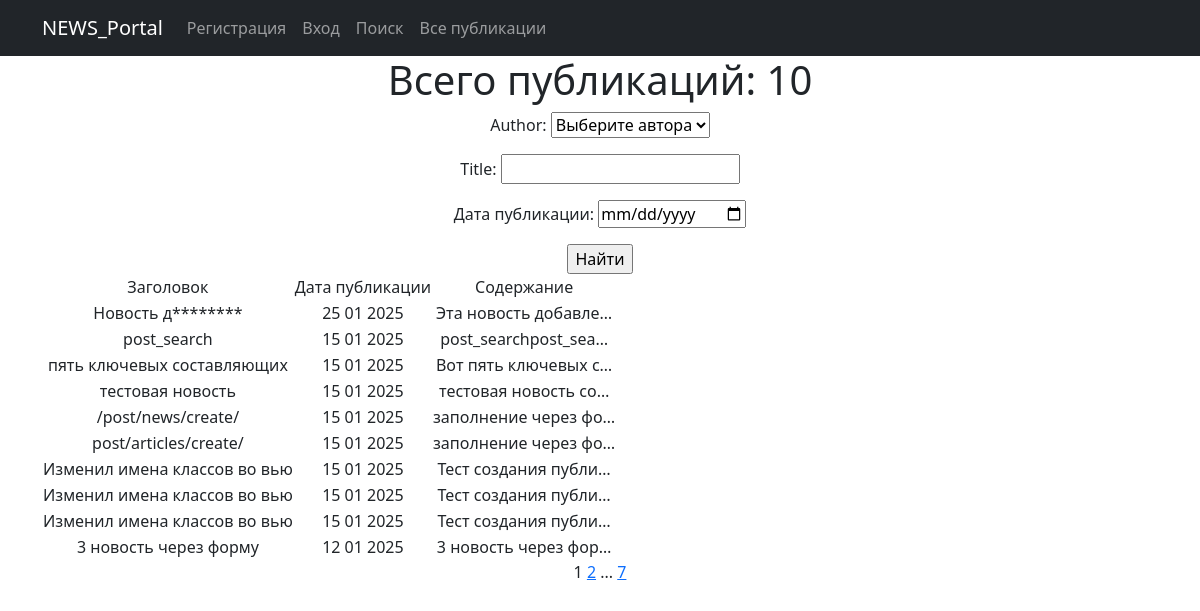
/post/search/, run on an earlier commit of the app's database.
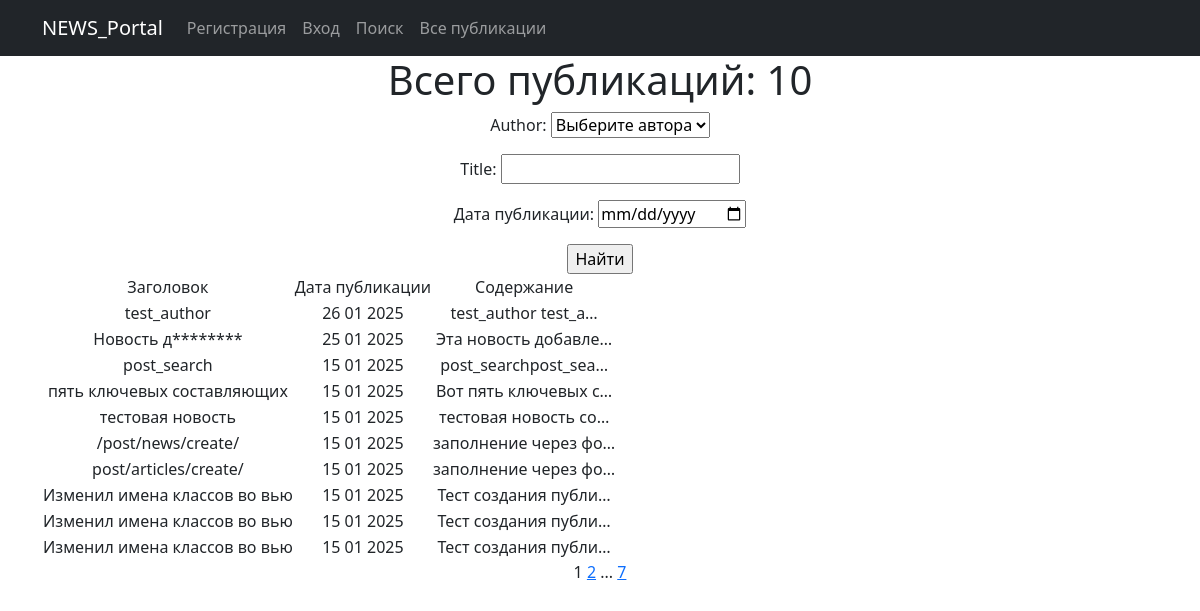
And on a later commit of the database.
### new_portal/models.py (models this page shows, shortened)
class Post(models.Model):
    author = models.ForeignKey(Author, on_delete=models.CASCADE)  # 'связь один ко многим' с моделью Author
    choice_type = models.CharField(max_length=2, choices=POST_TYPE_CHOICES, default='AR')  # Выбор типа сообщения
    time_in = models.DateTimeField(auto_now_add=True)  # автоматическое добавление даты и времени при создании поста
    categories = models.ManyToManyField(Category, through='PostCategory')  # 'связь многие ко многим' через PostCategory
    title = models.CharField(max_length=128)
    content = models.TextField()
    rating = models.IntegerField(default=0)

### new_portal/views.py (the view)
# urls.py: path('', PostList.as_view(), name='post'),
class PostList(ListView):
    model = Post
    ordering = '-time_in'                                  # сортировка по времени создания (от более свежей публикации)
    context_object_name = 'post'                           # имя списка содержащего все объекты
    paginate_by = 10                                       # указываем количество записей на странице
    def get_queryset(self):
        queryset = super().get_queryset()                   # Получаем обычный запрос
        self.filterset = PostFilter(self.request.GET, queryset)
        return self.filterset.qs                             # Возвращаем из функции отфильтрованный список товаров
    def get_context_data(self, **kwargs):
        context = super().get_context_data(**kwargs)
        context['filterset'] = self.filterset                # Добавляем в контекст объект фильтрации.
        return context
    def get_template_names(self):
        if self.request.path == '/post/search/':
            return 'search.html'
        return 'post.html'

### new_portal/models.py (called while the page is built)
    def __str__(self):
        return f'{self.user}'

### new_portal/templatetags/censor_filters.py (called while the page is built)
@register.filter()  # декоратор, регистрирует функцию как фильтр (для применения его в шаблонах)
def censor(text):
    for el in BAD_WORDS:  # перебор списка слов и замена на *, при совпадении
        pattern = re.compile(r'\b{}\b'.format(el), re.IGNORECASE)
        censored_word = el[0] + '*' * (len(el) - 1)
        text = re.sub(pattern, censored_word, text)
    return text

@register.simple_tag(takes_context=True)  # сообщает Django, что для работы тега требуется передать контекст
def url_replace(context, **kwargs):
    d = context['request'].GET.copy()  # позволяет скопировать все параметры текущего запроса.
    for k, v in kwargs.items():  # по указанным полям устанавливаем новые значения, переданные при использовании тега
        d[k] = v
    return d.urlencode()  # кодируем параметры в формат, который может быть указан в строке браузера

### new_portal/templates/search.html (shortened to what this page needs)
{% extends 'flatpages/default.html' %}
{% load censor_filters %}
{% block content %}
<h1>Всего публикаций: {{ post|length }}</h1>
    <form action="" method="get">
        {{ filterset.form.as_p }}
        <input type="submit" value="Найти" />
    </form>
    {% if post %}
        <table>
            <tr>
                <td>Заголовок</td>
                <td>Дата публикации</td>
                <td>Содержание</td>
            </tr>
            {% for post_ in post %}
            <tr>
                <td>{{ post_.title|censor }}</td>
                <td>{{ post_.time_in|date:'d m Y' }}</td>
                <td>{{ post_.content|truncatechars:20|censor }}</td>
            </tr>
            {% endfor %}
        </table>
    {% endif %}
   {{ page_obj.number }}
   {% if page_obj.has_next %}
       <a href="?{% url_replace page=page_obj.next_page_number %}">{{ page_obj.next_page_number }}</a>
       {% if paginator.num_pages != page_obj.next_page_number %}
           ...
           <a href="?{% url_replace page=page_obj.paginator.num_pages %}">{{ page_obj.paginator.num_pages }}</a>
       {% endif %}
   {% endif %}
{% endblock content %}

### templates/flatpages/default.html (shortened to what this page needs)
<!DOCTYPE html>
<html lang="en">
    <head>
        {% load static %}
        <link href="{% static 'css/styles.css' %}" rel="stylesheet" />
    </head>
    <body>
        <nav class="navbar navbar-expand-lg navbar-dark bg-dark static-top">
            <div class="container">
                <a class="navbar-brand" href="#">NEWS_Portal</a>
                <div class="collapse navbar-collapse" id="navbarResponsive">
                    <ul class="navbar-nav ml-auto">
                        {% if request.user.is_authenticated %}
                            <li class="nav-item active">
                                <form action="{% url 'account_logout' %}" method="post" style="display: inline;">
                                    {% csrf_token %}
                                    <button type="submit" class="nav-link btn btn-link">Выход</button>
                                </form>
                            </li>
                            <li class="nav-link" style="color: red">
                                Вы авторизованы как: {{ request.user.username }}</li>
                        {% else %}
                            <li class="nav-item active"><a class="nav-link" href="{% url 'account_signup' %}">Регистрация</a></li>
                            <li class="nav-item active"><a class="nav-link" href="{% url 'account_login' %}">Вход</a></li>
                        {% endif %}
                        <li class="nav-item active"><a class="nav-link" href="{% url 'post_search' %}">Поиск</a></li>
                        <li class="nav-item"><a class="nav-link" href="{% url 'post' %}">Все публикации</a></li>
                    </ul>
                </div>
            </div>
        </nav>
        <div class="container">
            <div class="row">
                <div class="col-lg-12 text-center">
                    {% block content %}{% endblock content %}
                </div>
            </div>
        </div>
    </body>
</html>

What changed in the data, as far as the page shows it:
no longer on this page (row unchanged): Post: title|censor "3 новость через форму", time_in "12 01 2025", content|censor "3 новость через фор…"
added Post: title|censor "test_author", time_in "26 01 2025", content|censor "test_author test_a…"
